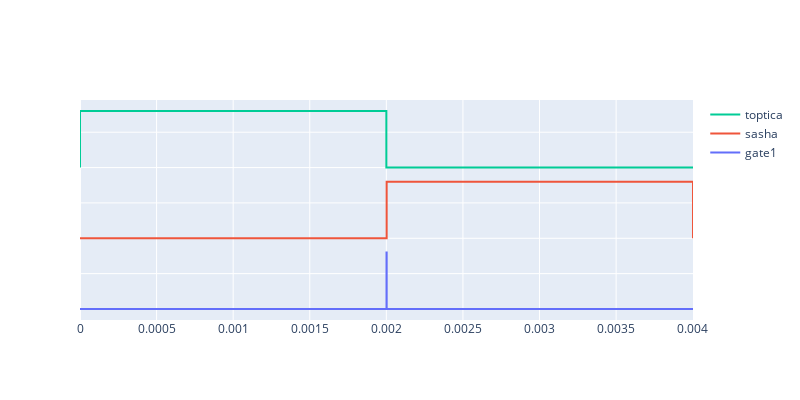

The notebook cell this image was saved under:
### Code cell
iplot(scan_pulse)

### Figure 1 — Plotly figure (JSON) as saved in the notebook; plotly's stock layout.template omitted (floating-point values rounded to 4 significant figures)
{"data": [{"hoverinfo": "text", "mode": "lines", "name": "gate1", "text": ["False", "2.00e-03", "2.00e-03", "True", "2.00e-03", "2.00e-03", "4.00e-03"], "type": "scatter", "x": [0, 0.002001, 0.002001, 0.002002, 0.002002, 0.002002, 0.004002], "y": [0, 0, 0.8, 0.8, 0.8, 0, 0]}, {"hoverinfo": "text", "mode": "lines", "name": "sasha", "text": ["False", "2.00e-03", "2.00e-03", "True", "4.00e-03", "4.00e-03", "4.00e-03"], "type": "scatter", "x": [0, 0.002002, 0.002002, 0.003002, 0.004002, 0.004002, 0.004002], "y": [1, 1, 1.8, 1.8, 1.8, 1, 1]}, {"hoverinfo": "text", "mode": "lines", "name": "toptica", "text": ["False", "0.00e+00", "True", "2.00e-03", "2.00e-03", "4.00e-03"], "type": "scatter", "x": [0, 0, 0.001, 0.002, 0.002, 0.004002], "y": [2, 2.8, 2.8, 2.8, 2, 2]}], "layout": {"height": 400, "hovermode": "closest", "legend": {"traceorder": "reversed"}, "title": {"text": ""}, "width": 800, "yaxis": {"showticklabels": false}}}
